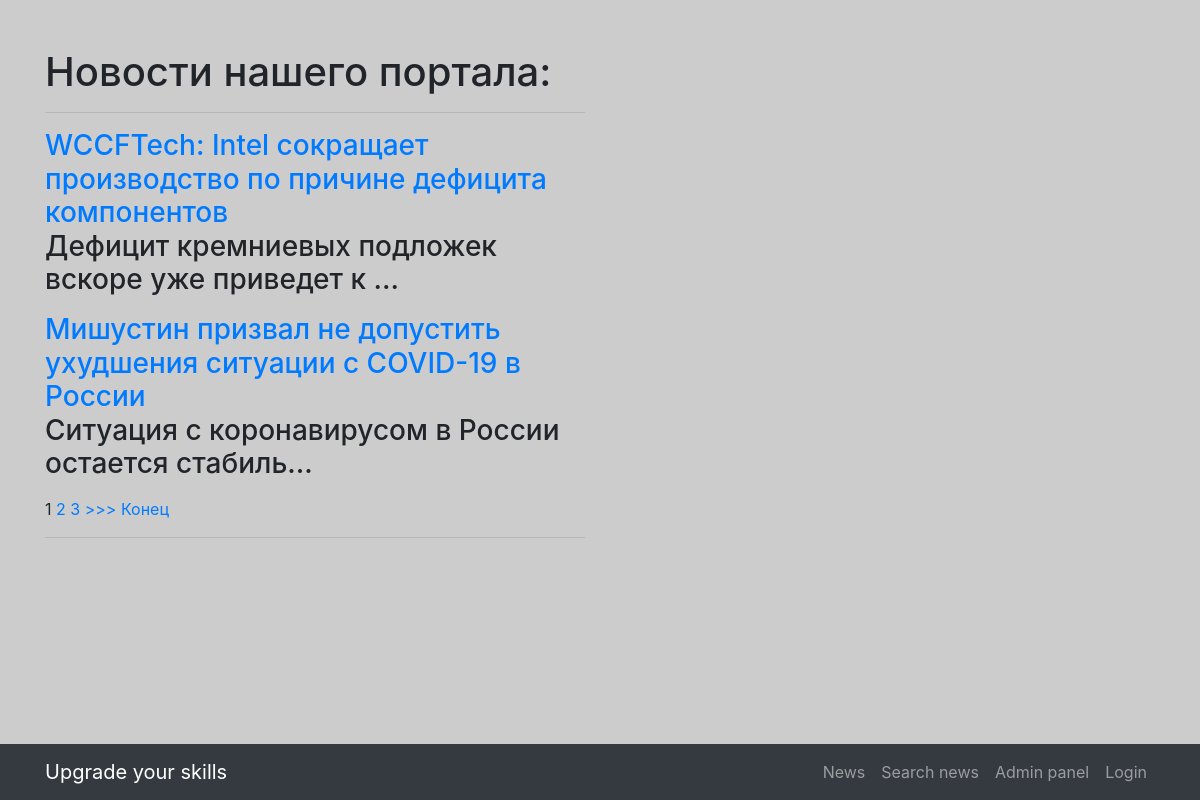
Page /news/ on the committed database.
### news/models.py (models this page shows, shortened)
class Post(models.Model):
    author = models.ForeignKey('Author', on_delete = models.CASCADE)
    news, article = 'NE', 'AR'
    POSITIONS = [(news, 'Новость'), (article,'Статья')]
    type_news_article = models.CharField(max_length = 2, choices = POSITIONS, default = 'news')
    time_in = models.DateTimeField(auto_now_add = True)
    chapter = models.CharField(max_length = 200, unique = False)
    text = models.TextField(default = '')
    article_news_rate = models.IntegerField(default=0)
    category = models.ManyToManyField(Category, through= 'PostCategory')

### news/views.py (the view)
# urls.py: path('', NewsList.as_view(), name = 'news_list'),
class NewsList(ListView):
    model = Post
    template_name = 'news/newslist.html'
    context_object_name = 'newslist'
    ordering = ['-time_in'] # выводим первыми самые свежие новости
    paginate_by = 2
    def get_context_data(self, **kwargs):
        context = super().get_context_data(**kwargs)
        context['is_not_author'] = not self.request.user.groups.filter(name = 'authors').exists()
        return context

### djantimat/helpers.py (called while the page is built)
    @staticmethod
    def replace(text, repl='[censored]'):
        words = {}
        for word in PymorphyProc._gen(text):
            text = text.replace(word, repl)
        return text

    @staticmethod
    def _gen(text):
        for word in re.findall(word_pattern, text):
            if len(word) < 3:
                continue
            normal_word = PymorphyProc.morph.parse(word.lower())[0].normal_form
            if normal_word in PymorphyProc.get_words():
                yield word

    @staticmethod
    def get_words():
        return Slang.objects.values_list('word', flat=True)

### news/templatetags/custom_filters.py (called while the page is built)
@register.filter(name='censor')
def censor(value):
    return PymorphyProc.replace(value, repl='[censored]')

### templates/news/newslist.html (shortened to what this page needs)
{% extends 'base.html' %}
{% load account %}
{% load custom_filters %}
{% block content %}
    {% if newslist %}
        <h1>Новости нашего портала:</h1>
        <hr>
        <table>
            {% for news in newslist %}
            <h3>
                <a href="{{news.id}}">
                    {{news.chapter | censor}}
                </a>
            <p>
                {{news.text | truncatechars:51 | censor}}
            </p>
            {%endfor%}
        </table>
        {% if is_paginated %}
            {% for num in page_obj.paginator.page_range %}
                {% if page_obj.number == num %}
                    <a>{{ num }}</a>
                {% elif num > page_obj.number|add:'-3' and num < page_obj.number|add:'3' %}
                    <a href="?page={{ num }}">{{ num }}</a>
                {% endif %}
            {% endfor %}
            {% if page_obj.has_next %}
                <a href="?page={{ page_obj.next_page_number }}">>>></a>
                <a href="?page={{ page_obj.paginator.num_pages }}">Конец</a>
            {% endif %}
        {% endif %}
    {% else %}
        <h2>Новостей пока нет!</h2>
    {% endif %}
    <hr>
{% endblock content %}

### static/css/the-big-picture.css (style rules this page uses)
body { background: url(http://localhost:8000/static/1920x1080.png) no-repeat center center fixed; -webkit-background-size: cover; -moz-background-size: cover; background-size: cover; -o-background-size: cover; }

### rows in the picture
Post: chapter|censor "WCCFTech: Intel сокращает производство по причине дефицита компонентов", text|censor "Дефицит кремниевых подложек вскоре уже приведет к …"
Post: chapter|censor "Мишустин призвал не допустить ухудшения ситуации с COVID-19 в России", text|censor "Ситуация с коронавирусом в России остается стабиль…"

### other values in the picture
{{ num }} "1"
{{ num }} "2" "3"
